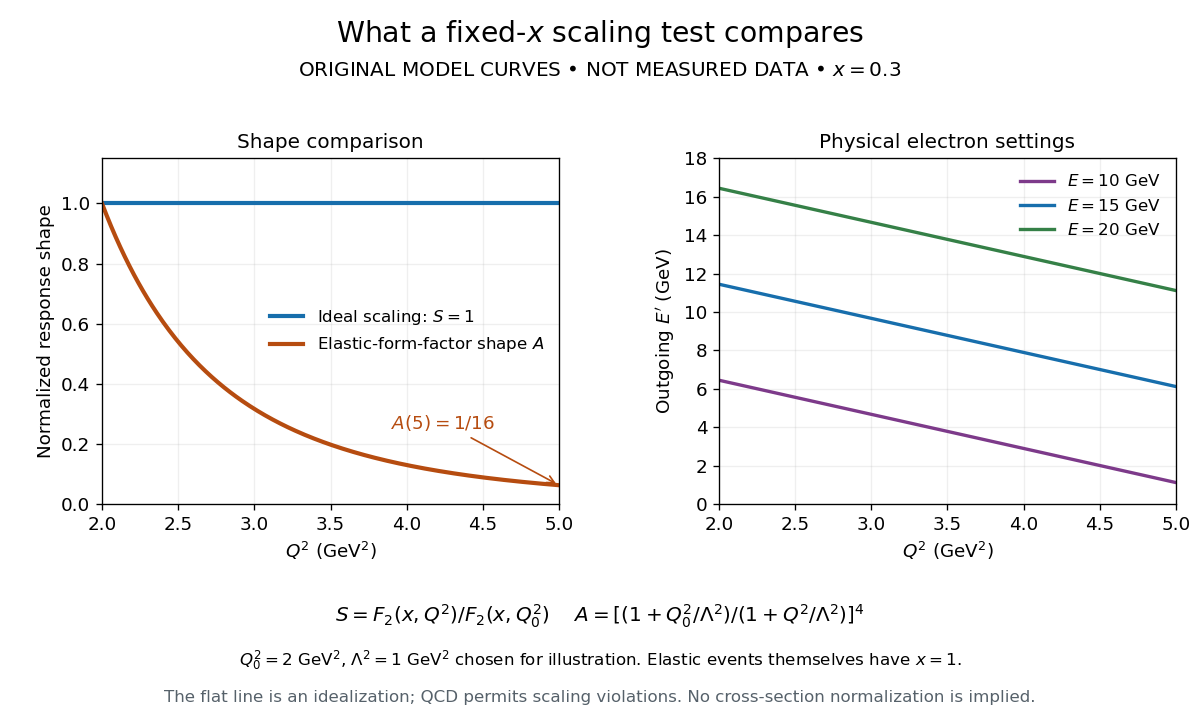

Write Python code to recreate this figure.
"""Original synthetic DIS comparison; no measured data or fitted constants.

Python 3.14, numpy 2.3.5, matplotlib 3.10.7. Run from _media; outputs basename.png.
"""
from pathlib import Path

import matplotlib.pyplot as plt
import numpy as np


def main():
    plt.rcParams.update({"font.size": 11, "font.family": "DejaVu Sans"})
    mass, x, q0_squared, lambda_squared = 0.938, 0.3, 2.0, 1.0
    q_squared = np.linspace(2.0, 5.0, 301)
    suppression = ((1 + q0_squared / lambda_squared) / (1 + q_squared / lambda_squared)) ** 4
    fig, (ax, kin) = plt.subplots(1, 2, figsize=(10, 6), dpi=120, facecolor="white")
    fig.subplots_adjust(left=0.085, right=0.98, top=0.78, bottom=0.30, wspace=0.35)
    fig.suptitle("What a fixed-$x$ scaling test compares", fontsize=17, y=0.975)
    fig.text(0.5, 0.895, "ORIGINAL MODEL CURVES • NOT MEASURED DATA • $x=0.3$", ha="center", fontsize=12)
    ax.plot(q_squared, np.ones_like(q_squared), lw=2.5, color="#176eac", label="Ideal scaling: $S=1$")
    ax.plot(q_squared, suppression, lw=2.5, color="#b64c10", label="Elastic-form-factor shape $A$")
    ax.set(xlim=(2, 5), ylim=(0, 1.15), xlabel="$Q^2$ (GeV$^2$)", ylabel="Normalized response shape")
    ax.set_title("Shape comparison", fontsize=12)
    ax.legend(loc="center right", frameon=False, fontsize=10)
    ax.annotate("$A(5)=1/16$", xy=(5, 1/16), xytext=(3.9, 0.25),
                arrowprops={"arrowstyle": "->", "color": "#b64c10"}, color="#b64c10")
    ax.grid(alpha=0.2)
    for energy, color in [(10.0, "#7d3a8a"), (15.0, "#176eac"), (20.0, "#358047")]:
        outgoing = energy - q_squared / (2 * mass * x)
        sine_squared = q_squared / (4 * energy * outgoing)
        assert np.all(outgoing > 0) and np.all((0 <= sine_squared) & (sine_squared <= 1))
        kin.plot(q_squared, outgoing, lw=2, color=color, label=f"$E={energy:g}$ GeV")
    w_squared = mass ** 2 + q_squared * (1 / x - 1)
    assert np.min(w_squared) > 4
    kin.set(xlim=(2, 5), ylim=(0, 18), xlabel="$Q^2$ (GeV$^2$)", ylabel="Outgoing $E'$ (GeV)")
    kin.set_title("Physical electron settings", fontsize=12)
    kin.legend(frameon=False, fontsize=10)
    kin.grid(alpha=0.2)
    fig.text(0.5, 0.135, "$S=F_2(x,Q^2)/F_2(x,Q_0^2)$    $A=[(1+Q_0^2/\\Lambda^2)/(1+Q^2/\\Lambda^2)]^4$",
             ha="center", fontsize=12)
    fig.text(0.5, 0.075, "$Q_0^2=2$ GeV$^2$, $\\Lambda^2=1$ GeV$^2$ chosen for illustration. Elastic events themselves have $x=1$.",
             ha="center", fontsize=10)
    fig.text(0.5, 0.025, "The flat line is an idealization; QCD permits scaling violations. No cross-section normalization is implied.",
             ha="center", fontsize=10, color="#56616a")
    fig.savefig(Path(__file__).with_suffix(".png").name, facecolor="white")
    plt.close(fig)


if __name__ == "__main__":
    main()
